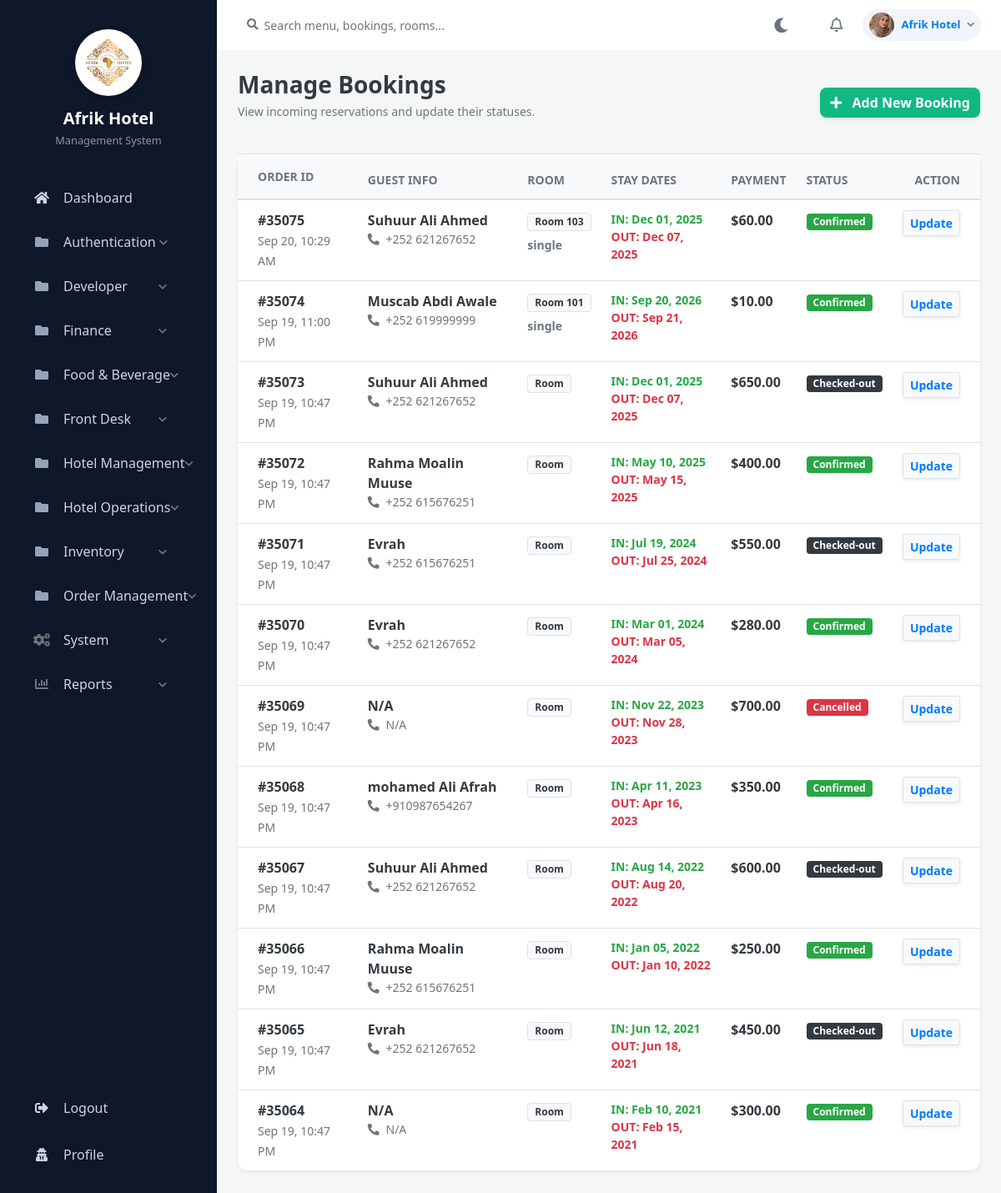
Page /admin/bookings/bookings.php (signed in) on the committed database.
### tables this page shows
CREATE TABLE `settings` (
  `id` int(11) NOT NULL,
  `hotel_name` varchar(255) NOT NULL,
  `hotel_email` varchar(255) NOT NULL,
  `hotel_phone` varchar(50) NOT NULL,
  `hotel_address` text NOT NULL,
  `updated_at` timestamp NOT NULL DEFAULT current_timestamp() ON UPDATE current_timestamp(),
  `hotel_logo` varchar(255) DEFAULT NULL
);

CREATE TABLE `system_pages` (
  `id` int(11) NOT NULL,
  `page_name` varchar(100) NOT NULL,
  `url` varchar(255) NOT NULL,
  `category` varchar(100) NOT NULL,
  `icon_class` varchar(100) NOT NULL,
  `page_type` varchar(50) DEFAULT 'Sidebar',
  `created_at` timestamp NOT NULL DEFAULT current_timestamp()
);

CREATE TABLE `bookings` (
  `id` int(11) NOT NULL,
  `customer_id` int(11) DEFAULT NULL,
  `room_id` int(11) DEFAULT NULL,
  `check_in` date DEFAULT NULL,
  `check_out` date DEFAULT NULL,
  `total_price` decimal(10,2) NOT NULL DEFAULT 0.00,
  `status` enum('Pending','Confirmed','Checked\r\nin','Checked-out','Cancelled') DEFAULT NULL,
  `total_amount` decimal(10,2) DEFAULT NULL,
  `created_at` timestamp NOT NULL DEFAULT current_timestamp() ON UPDATE current_timestamp(),
  `num_guests` int(11) DEFAULT 1
);

CREATE TABLE `customers` (
  `id` int(11) NOT NULL,
  `full_name` varchar(100) DEFAULT NULL,
  `email` varchar(100) DEFAULT NULL,
  `password` varchar(255) DEFAULT NULL,
  `phone` varchar(20) DEFAULT NULL,
  `id_number` varchar(50) DEFAULT NULL,
  `adress` varchar(255) DEFAULT NULL,
  `created_at` timestamp NOT NULL DEFAULT current_timestamp() ON UPDATE current_timestamp(),
  `nationality` varchar(100) DEFAULT NULL,
  `address` varchar(255) DEFAULT NULL
);

CREATE TABLE `rooms` (
  `id` int(11) NOT NULL,
  `room_number` varchar(10) DEFAULT NULL,
  `room_type_id` int(11) DEFAULT NULL,
  `floor` int(11) DEFAULT NULL,
  `status` enum('Available','Occupied','Reserved','Maintenance') DEFAULT 'Available',
  `image` varchar(255) DEFAULT NULL
);

CREATE TABLE `room_types` (
  `id` int(11) NOT NULL,
  `type_name` varchar(200) DEFAULT NULL,
  `price_per_night` decimal(10,2) DEFAULT NULL,
  `description` text DEFAULT NULL
);

### includes/auth_check.php (called while the page is built, shortened)
<?php
$scriptDir = dirname($_SERVER['SCRIPT_FILENAME']);
$basePath = '';
while (!file_exists($scriptDir . '/config/database.php') && strlen($scriptDir) > 3) {
    $basePath .= '../';
    $scriptDir = dirname($scriptDir);
}
?>

### admin/bookings/bookings.php (the view, shortened to what this page needs)
<?php
require_once '../../includes/auth_check.php';
require_once '../../config/database.php';
$query = "
    SELECT b.id, b.check_in, b.check_out, b.total_price, b.status, b.created_at, b.room_id,
           c.full_name, c.phone,
           r.room_number, rt.type_name,
           p.payment_method, p.status as payment_status
    FROM bookings b
    LEFT JOIN customers c ON b.customer_id = c.id
    LEFT JOIN rooms r ON b.room_id = r.id
    LEFT JOIN room_types rt ON r.room_type_id = rt.id
    LEFT JOIN payments p ON p.booking_id = b.id
    ORDER BY b.created_at DESC
";
$bookings_result = $conn->query($query);
include '../../includes/header.php';
include '../../includes/sidebar.php';
include '../../includes/navbar.php';
?>
<div class="container-fluid p-0">
    <div class="d-flex justify-content-between align-items-center mb-4">
        <div>
            <h1 class="h3 font-weight-bold text-dark mb-1">Manage Bookings</h1>
            <p class="text-muted small">View incoming reservations and update their statuses.</p>
        </div>
        <button class="btn btn-success shadow-sm font-weight-bold" data-toggle="modal" data-target="#addBookingModal" style="border-radius: 8px; background-color: #10b981; border: none;">
            <i class="fas fa-plus mr-2"></i> Add New Booking
        </button>
    </div>
    <div class="card shadow-sm border-0" style="border-radius: 12px;">
        <div class="card-body p-0">
            <div class="table-responsive">
                <table class="table table-hover align-middle mb-0">
                    <thead class="bg-light text-muted small text-uppercase">
                        <tr>
                            <th class="pl-4 py-3">Order ID</th>
                            <th>Guest Info</th>
                            <th>Room</th>
                            <th>Stay Dates</th>
                            <th>Payment</th>
                            <th>Status</th>
                            <th class="text-right pr-4">Action</th>
                        </tr>
                    </thead>
                    <tbody>
                        <?php if($bookings_result && $bookings_result->num_rows > 0): ?>
                            <?php while($row = $bookings_result->fetch_assoc()): ?>
                            <tr>
                                <td class="pl-4 font-weight-bold text-dark">
                                    #<?php echo str_pad($row['id'], 5, '0', STR_PAD_LEFT); ?><br>
                                    <small class="text-muted"><?php echo date('M d, g:i A', strtotime($row['created_at'])); ?></small>
                                </td>
                                <td>
                                    <div class="font-weight-bold text-dark"><?php echo htmlspecialchars($row['full_name'] ?? 'N/A'); ?></div>
                                    <div class="small text-muted"><i class="fas fa-phone-alt mr-1"></i> <?php echo htmlspecialchars($row['phone'] ?? 'N/A'); ?></div>
                                </td>
                                <td>
                                    <span class="badge badge-light border text-dark px-2 py-1 mb-1">Room <?php echo $row['room_number']; ?></span><br>
                                    <small class="text-muted font-weight-bold"><?php echo htmlspecialchars($row['type_name']); ?></small>
                                </td>
                                <td class="small font-weight-bold">
                                    <div class="text-success">IN: <?php echo date('M d, Y', strtotime($row['check_in'])); ?></div>
                                    <div class="text-danger">OUT: <?php echo date('M d, Y', strtotime($row['check_out'])); ?></div>
                                </td>
                                <td>
                                    <div class="font-weight-bold text-dark">$<?php echo number_format($row['total_price'], 2); ?></div>
                                </td>
                                <td>
                                    <?php
                                        $bg = 'badge-secondary';
                                        if($row['status'] == 'Confirmed') $bg = 'badge-success';
                                        if($row['status'] == 'Checked-out') $bg = 'badge-dark';
                                        if($row['status'] == 'Cancelled') $bg = 'badge-danger';
                                    ?>
                                    <span class="badge <?php echo $bg; ?> px-2 py-1" style="font-size: 0.75rem; border-radius: 4px;"><?php echo $row['status']; ?></span>
                                </td>
                                <td class="text-right pr-4">
                                    <button class="btn btn-sm btn-light border text-primary font-weight-bold shadow-sm" data-toggle="modal" data-target="#updateModal<?php echo $row['id']; ?>">
                                        Update
                                    </button>
                                </td>
                            </tr>
                            <?php endwhile; ?>
                        <?php else: ?>
                            <tr><td colspan="7" class="text-center py-5 text-muted">No bookings found in the system.</td></tr>
                        <?php endif; ?>
                    </tbody>
                </table>
            </div>
        </div>
    </div>
</div>
<?php include '../../includes/footer.php'; ?>

### includes/sidebar.php (shortened to what this page needs)
<nav id="sidebar">
    <?php
    $sidebar_settings = [];
    if (isset($conn)) {
        $set_query = $conn->query("SELECT hotel_name, hotel_logo FROM settings WHERE id = 1");
        if ($set_query && $set_query->num_rows > 0) {
            $sidebar_settings = $set_query->fetch_assoc();
        }
    }
    $hotel_title = !empty($sidebar_settings['hotel_name']) ? htmlspecialchars($sidebar_settings['hotel_name']) : 'Afrik Hotel';
    $hotel_logo = !empty($sidebar_settings['hotel_logo']) ? htmlspecialchars($sidebar_settings['hotel_logo']) : '';
    ?>
    <div class="sidebar-header" style="flex-direction: column; text-align: center; padding-top: 35px; padding-bottom: 25px;">
        <?php if ($hotel_logo): ?>
            <img src="<?php echo $basePath; ?>assets/images/<?php echo $hotel_logo; ?>" alt="Logo" style="width: 80px; height: 80px; object-fit: cover; margin-bottom: 15px; margin-right: 0; background: #fff; border-radius: 50%; padding: 4px; box-shadow: 0 4px 10px rgba(0,0,0,0.15);">
        <?php endif; ?>
        <div>
            <div style="font-size: 1.25rem; line-height: 1.2; font-weight: 700; color: #fff;"><?php echo $hotel_title; ?></div>
            <div style="font-size: 0.8rem; font-weight: normal; color: #8a99af; margin-top: 5px;">Management System</div>
        </div>
    </div>
    <?php
    $current_page = basename($_SERVER['PHP_SELF']);
    $menu_structure = [];
    if (isset($conn)) {
        $pages_query = $conn->query("SELECT * FROM system_pages ORDER BY category ASC, id ASC");
        while($row = $pages_query->fetch_assoc()) {
            if (hasPermission($row['url'])) {
                if ($row['category'] === 'Finance' && (stripos($row['page_name'], 'report') !== false || stripos($row['url'], 'report') !== false)) {
                    $menu_structure['Reports'][] = $row;
                } else {
                    $menu_structure[$row['category']][] = $row;
                }
            }
        }
        $ordered_menu = [];
        if (isset($menu_structure['Main'])) {
            $ordered_menu['Main'] = $menu_structure['Main'];
            unset($menu_structure['Main']);
        }
        $system_pages = isset($menu_structure['System']) ? $menu_structure['System'] : null;
        unset($menu_structure['System']);
        $reports_pages = isset($menu_structure['Reports']) ? $menu_structure['Reports'] : null;
        unset($menu_structure['Reports']);
        foreach ($menu_structure as $cat => $pages) {
            $ordered_menu[$cat] = $pages;
        }
        if ($system_pages) {
            $ordered_menu['System'] = $system_pages;
        }
        if ($reports_pages) {
            $ordered_menu['Reports'] = $reports_pages;
        }
        $menu_structure = $ordered_menu;
    }
    ?>
    <ul class="list-unstyled components">
        <?php foreach($menu_structure as $category => $cat_pages): ?>
            <?php if ($category === 'Main'): ?>
                <?php foreach($cat_pages as $page): ?>
                    <li class="<?php echo ($current_page == basename($page['url'])) ? 'active' : ''; ?>">
                        <a href="<?php echo $basePath . $page['url']; ?>" class="d-flex align-items-center">
                            <i class="<?php echo htmlspecialchars($page['icon_class']); ?> mr-3" style="width: 20px; text-align: center;"></i>
                            <span style="white-space: nowrap;"><?php echo htmlspecialchars($page['page_name']); ?></span>
                        </a>
                    </li>
                <?php endforeach; ?>
            <?php else: ?>
                <?php $cat_id = md5($category); ?>
                <li>
                    <a href="#cat-<?php echo $cat_id; ?>" data-toggle="collapse" aria-expanded="false" class="d-flex justify-content-between align-items-center">
                        <div class="d-flex align-items-center">
                            <?php if ($category === 'Reports'): ?>
                                <i class="fas fa-chart-bar text-muted mr-3" style="width: 20px; text-align: center;"></i>
                            <?php elseif ($category === 'System'): ?>
                                <i class="fas fa-cogs text-muted mr-3" style="width: 20px; text-align: center;"></i>
                            <?php else: ?>
                                <i class="fas fa-folder text-muted mr-3" style="width: 20px; text-align: center;"></i>
                            <?php endif; ?>
                            <span style="white-space: nowrap;"><?php echo htmlspecialchars($category); ?></span>
                        </div>
                        <i class="fas fa-chevron-down text-muted" style="font-size: 0.7rem;"></i>
                    </a>
                </li>
            <?php endif; ?>
        <?php endforeach; ?>
    </ul>
    <div class="logout-container mt-auto">
        <ul class="list-unstyled mb-0">
            <li>
                <a href="<?php echo $basePath; ?>logout.php" class="d-flex align-items-center">
                    <i class="fas fa-sign-out-alt mr-3" style="width: 20px; text-align: center;"></i>
                    <span>Logout</span>
                </a>
            </li>
            <li>
                <a href="<?php echo $basePath; ?>admin/dashboard/profile.php" class="text-muted mt-2 d-flex align-items-center">
                    <i class="fas fa-user-secret mr-3" style="width: 20px; text-align: center;"></i>
                    <span>Profile</span>
                </a>
            </li>
        </ul>
    </div>
</nav>

### includes/navbar.php (shortened to what this page needs)
<?php
$nav_username = htmlspecialchars($_SESSION['admin_username'] ?? 'Admin');
$nav_avatar = 'https://ui-avatars.com/api/?name=' . urlencode($nav_username) . '&background=10b981&color=fff';
if (isset($_SESSION['admin_id']) && isset($conn)) {
    $admin_id = intval($_SESSION['admin_id']);
    $pic_query = $conn->query("SELECT profile_picture FROM admin WHERE id = $admin_id");
    if ($pic_query && $pic_query->num_rows > 0) {
        $pic_data = $pic_query->fetch_assoc();
        if (!empty($pic_data['profile_picture'])) {
            $base = isset($basePath) ? $basePath : '../';
            $nav_avatar = $base . 'assets/images/' . htmlspecialchars($pic_data['profile_picture']);
        }
    }
}
?>
<div id="content">
    <div class="top-navbar px-4 py-2 d-flex align-items-center justify-content-between" style="background: var(--card-bg, #ffffff); border-bottom: 1px solid var(--border-color); position: sticky; top: 0; z-index: 999; transition: background 0.3s ease;">
        <div class="d-flex align-items-center flex-grow-1">
            <div class="input-group" style="max-width: 350px;">
                <div class="input-group-prepend">
                    <span class="input-group-text bg-transparent border-0 pr-1">
                        <i class="fas fa-search text-muted" style="font-size: 0.85rem;"></i>
                    </span>
                </div>
                <input type="text" class="form-control bg-transparent border-0 shadow-none px-1" placeholder="Search menu, bookings, rooms..." style="color: var(--text-main); font-size: 0.88rem;">
            </div>
        </div>
        <div class="d-flex align-items-center">
            <button type="button" id="darkModeToggle" class="btn btn-link text-muted p-2 mr-2" style="font-size: 1.1rem; text-decoration: none;">
                <i class="fas fa-moon" id="themeIcon"></i>
            </button>
            <div class="dropdown mx-2">
                <a href="#" class="text-muted position-relative d-inline-flex align-items-center p-2" id="notificationDropdown" data-toggle="dropdown" aria-haspopup="true" aria-expanded="false" style="font-size: 1.1rem;">
                    <i class="far fa-bell"></i>
                </a>
            </div>
            <div class="dropdown ml-2">
                <a href="#" class="d-flex align-items-center text-decoration-none py-1 px-2 rounded-pill" id="profileDropdown" data-toggle="dropdown" aria-haspopup="true" aria-expanded="false" style="background: var(--body-bg, #f1f5f9); border: 1px solid var(--border-color);">
                    <img src="<?php echo $nav_avatar; ?>" class="rounded-circle mr-2" style="width: 30px; height: 30px; object-fit: cover;" alt="User">
                    <span class="font-weight-bold mr-2 d-none d-sm-inline" style="font-size: 0.82rem; color: var(--text-main);"><?php echo $nav_username; ?></span>
                    <i class="fas fa-chevron-down text-muted" style="font-size: 0.6rem;"></i>
                </a>
            </div>
        </div>
    </div>
    <div class="content-wrapper">

### rows in the picture
settings: hotel_logo (picture), hotel_name "Afrik Hotel"
system_pages: page_name "Dashboard"
bookings: id "35075", created_at "Sep 20, 10:29 AM", customer.full_name "Suhuur Ali Ahmed", customer.phone "+252 621267652", room.room_number "103", room_types.type_name "single", check_in "Dec 01, 2025", check_out "Dec 07, 2025", total_price "60.00", status "Confirmed"
bookings: id "35074", created_at "Sep 19, 11:00 PM", customer.full_name "Muscab Abdi Awale", customer.phone "+252 619999999", room.room_number "101", room_types.type_name "single", check_in "Sep 20, 2026", check_out "Sep 21, 2026", total_price "10.00", status "Confirmed"
bookings: id "35073", created_at "Sep 19, 10:47 PM", customer.full_name "Suhuur Ali Ahmed", customer.phone "+252 621267652", check_in "Dec 01, 2025", check_out "Dec 07, 2025", total_price "650.00", status "Checked-out"
bookings: id "35072", created_at "Sep 19, 10:47 PM", customer.full_name "Rahma Moalin Muuse", customer.phone "+252 615676251", check_in "May 10, 2025", check_out "May 15, 2025", total_price "400.00", status "Confirmed"
bookings: id "35071", created_at "Sep 19, 10:47 PM", customer.full_name "Evrah", customer.phone "+252 615676251", check_in "Jul 19, 2024", check_out "Jul 25, 2024", total_price "550.00", status "Checked-out"
bookings: id "35070", created_at "Sep 19, 10:47 PM", customer.full_name "Evrah", customer.phone "+252 621267652", check_in "Mar 01, 2024", check_out "Mar 05, 2024", total_price "280.00", status "Confirmed"
bookings: id "35069", created_at "Sep 19, 10:47 PM", full_name "N/A", phone "N/A", check_in "Nov 22, 2023", check_out "Nov 28, 2023", total_price "700.00", status "Cancelled"
bookings: id "35068", created_at "Sep 19, 10:47 PM", customer.full_name "mohamed Ali Afrah", customer.phone "+910987654267", check_in "Apr 11, 2023", check_out "Apr 16, 2023", total_price "350.00", status "Confirmed"
bookings: id "35067", created_at "Sep 19, 10:47 PM", customer.full_name "Suhuur Ali Ahmed", customer.phone "+252 621267652", check_in "Aug 14, 2022", check_out "Aug 20, 2022", total_price "600.00", status "Checked-out"
bookings: id "35066", created_at "Sep 19, 10:47 PM", customer.full_name "Rahma Moalin Muuse", customer.phone "+252 615676251", check_in "Jan 05, 2022", check_out "Jan 10, 2022", total_price "250.00", status "Confirmed"
bookings: id "35065", created_at "Sep 19, 10:47 PM", customer.full_name "Evrah", customer.phone "+252 621267652", check_in "Jun 12, 2021", check_out "Jun 18, 2021", total_price "450.00", status "Checked-out"
bookings: id "35064", created_at "Sep 19, 10:47 PM", full_name "N/A", phone "N/A", check_in "Feb 10, 2021", check_out "Feb 15, 2021", total_price "300.00", status "Confirmed"

### other values in the picture
$category "Authentication"
$category "Developer"
$category "Finance"
$category "Food & Beverage"
$category "Front Desk"
$category "Hotel Management"
$category "Hotel Operations"
$category "Inventory"
$category "Order Management"
$category "System"
$category "Reports"
$nav_username "Afrik Hotel"
